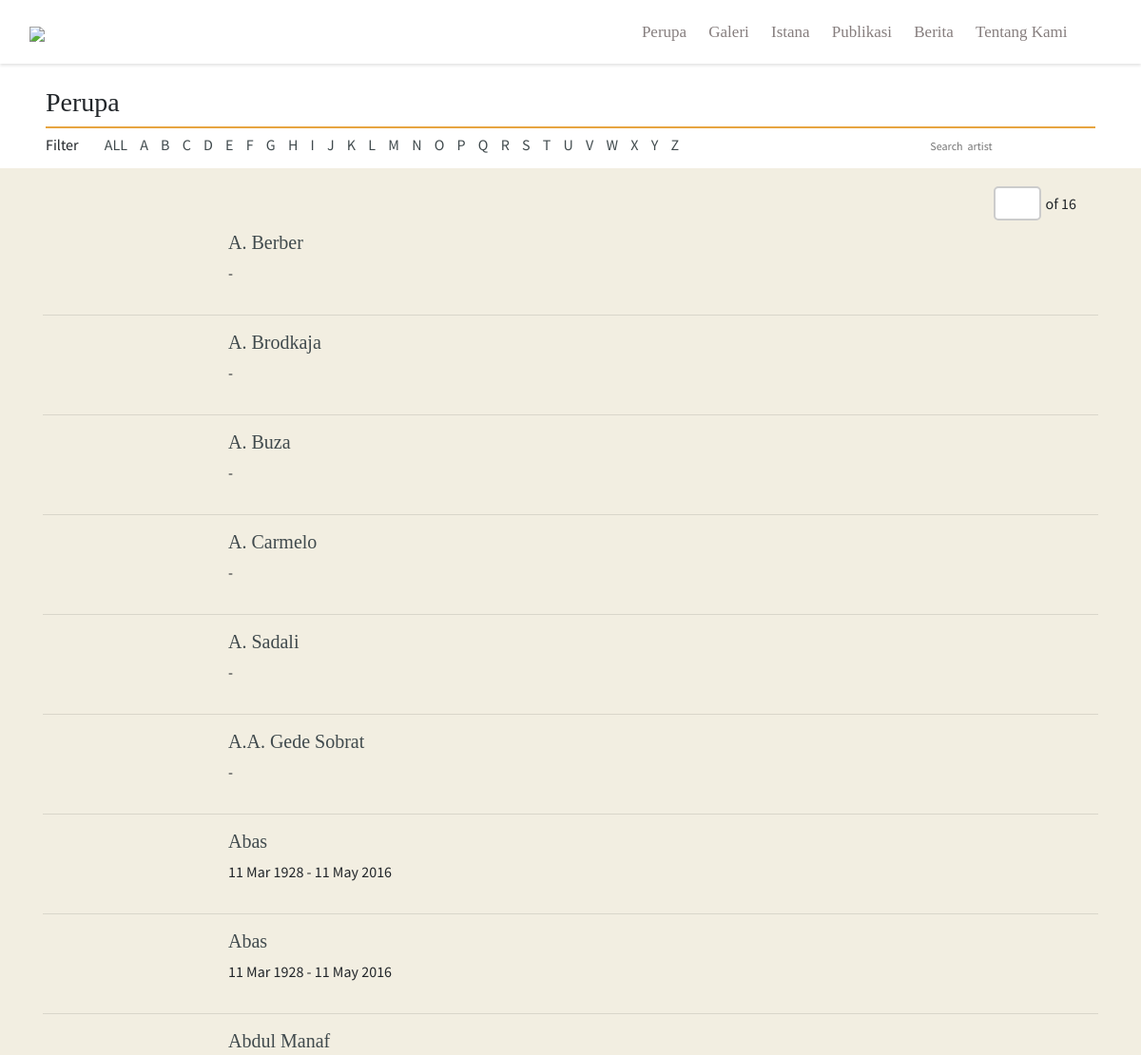
The app's page /koleksi/lukisan/ (upper part), older data.
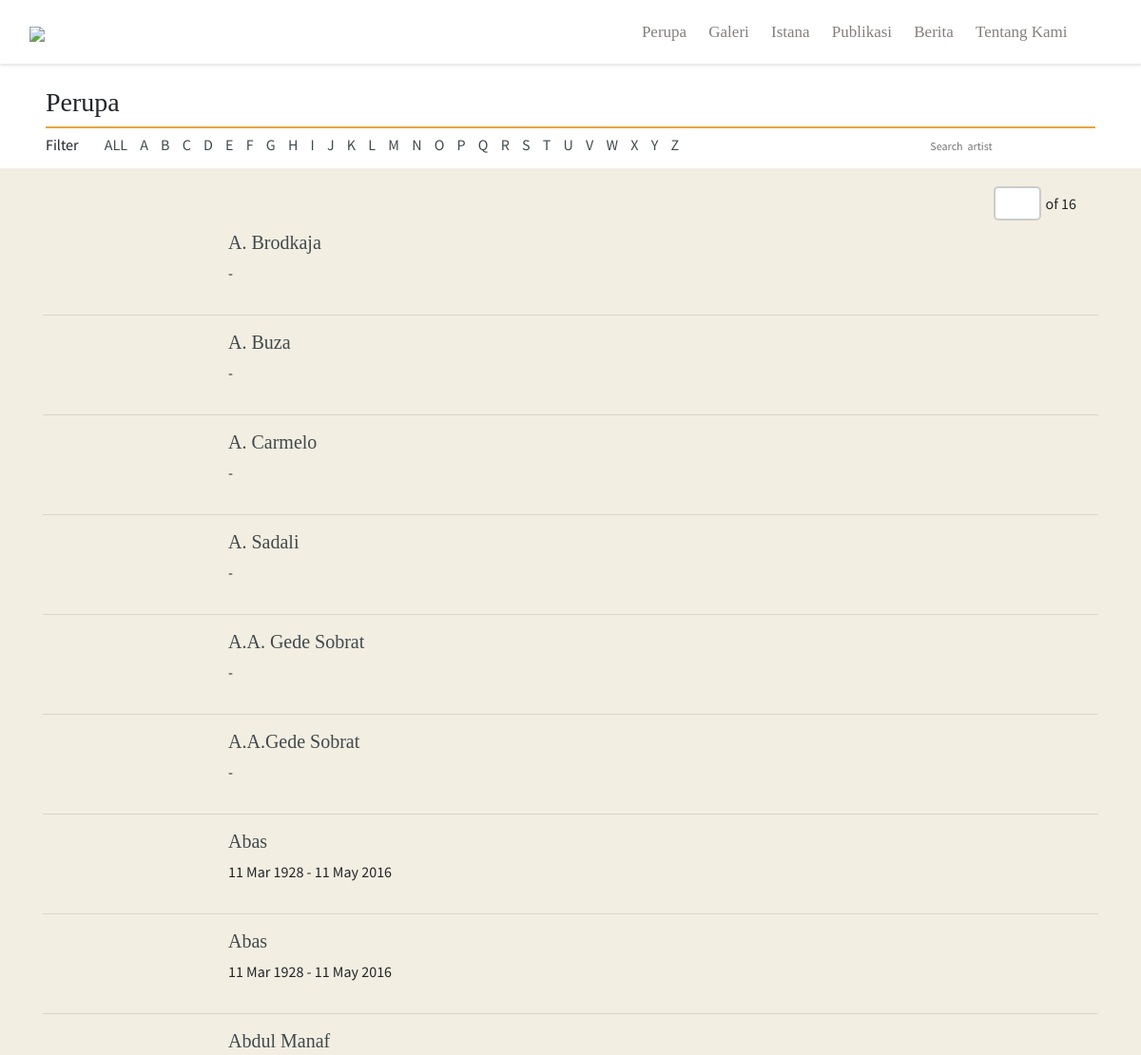
The same page, newer data.
### singgasanaseni/models.py (models this page shows, shortened)
class perupa(models.Model):
    PERUPA_CHOICES = (
        ('Pelukis', 'Pelukis'),
        ('Pematung', 'Pematung'),
        ('Pengrajin', 'Pengrajin'),
    )
    Nama = models.CharField(max_length=50)
    Panggilan = models.CharField(max_length=50, null=True, blank= True)
    Alamat = models.TextField(null=True, blank=True)
    Tempat_Lahir = models.CharField(max_length=50, null=True, blank=True)
    Tanggal_Lahir = models.DateField(null=True, blank=True)
    Tempat_Wafat = models.CharField(max_length=50, null=True, blank=True)
    Tanggal_Wafat = models.DateField(null=True, blank=True)
    Kategori = models.CharField(max_length=10, choices=PERUPA_CHOICES, default=True)
    Keterangan = models.TextField(null=True, blank=True)
    Description = models.TextField(null=True, blank=True)
    Gambar = models.FileField(upload_to='perupa/', blank=True, null=True)
    Upload_date = models.DateTimeField(auto_now_add=True)
    object  = PerupaManager()

### singgasanaseni/views.py (the view)
# urls.py: path('koleksi/lukisan/', singgasanaseniviews.PerupaList, name='Perupa-list'),
def PerupaList(request):
	Perupa = perupa.object.filter(Kategori='Pelukis').order_by('Panggilan')
	query = request.GET.get("q")
	if query:
		Perupa1 = Perupa.filter(Nama__icontains=query)
	Page_request_var = "page"
	paginator = Paginator(Perupa, 20)
	page = request.GET.get(Page_request_var)
	try:
		Perupa1 = paginator.page(page)
	except PageNotAnInteger:
		Perupa1 = paginator.page(1)
	except EmptyPage:
		Perupa1 = paginator.page(paginator.num_pages)
	context = {
		"perupa": Perupa1,
		"page_request_var": Page_request_var
	}
	return render(request, 'perupa/index.html', context)

### singgasanaseni/models.py (called while the page is built)
    def get_queryset(self):
        return PerupaQuerySet(self.model, using=self._db)

### singgasanaseni/templates/perupa/index.html (shortened to what this page needs)
{% extends 'base.html' %}
{% load static %}
{% load svg %}
    {% block content %}
    <article>
      <div class="container-fluid">
          <div class="row">
            <div class="col-md-12 sectionkoleksi">
              <span class="divkoleksi divkarya">
                <h3>Perupa</h3>
              </span>
              <div class="sectionfilter">
                <div class="filterkarya">
                  <label class="filtermenu" style="padding: 0;">Filter</label>
                  <div class="filtermenu">
                    <a href="{% url 'Perupa-list' %}" class="current">ALL</a>
                    <a href="{% url 'A-list' %}">A</a>
                    <a href="{% url 'B-list' %}">B</a>
                    <a href="{% url 'C-list' %}">C</a>
                    <a href="{% url 'D-list' %}">D</a>
                    <a href="{% url 'E-list' %}">E</a>
                    <a href="{% url 'F-list' %}">F</a>
                    <a href="{% url 'G-list' %}" >G</a>
                    <a href="{% url 'H-list' %}" >H</a>
                    <a href="{% url 'I-list' %}" >I</a>
                    <a href="{% url 'J-list' %}" >J</a>
                    <a href="{% url 'K-list' %}" >K</a>
                    <a href="{% url 'L-list' %}" >L</a>
                    <a href="{% url 'M-list' %}" >M</a>
                    <a href="{% url 'N-list' %}" >N</a>
                    <a href="{% url 'O-list' %}" >O</a>
                    <a href="{% url 'P-list' %}" >P</a>
                    <a href="{% url 'Q-list' %}" >Q</a>
                    <a href="{% url 'R-list' %}" >R</a>
                    <a href="{% url 'S-list' %}" >S</a>
                    <a href="{% url 'T-list' %}" >T</a>
                    <a href="{% url 'U-list' %}" >U</a>
                    <a href="{% url 'V-list' %}" >V</a>
                    <a href="{% url 'W-list' %}" >W</a>
                    <a href="{% url 'X-list' %}" >X</a>
                    <a href="{% url 'Y-list' %}" >Y</a>
                    <a href="{% url 'Z-list' %}" >Z</a>
                  </div>
                </div>
                <div class="formsearchkarya">
                  <form>
                    <form method="GET" action="">
                        <input type="text" name="q" placeholder="Search  artist">
                        <i class="fa fa-search" aria-hidden="true"></i>
                    </form>
                  </form>
                </div>
              </div>
            </div>
          </div>
          <div class="row bgkarya">
             <div class="col-md-12 sectionkoleksi">
              <span class="divkoleksi" style="border: none;">
                <span class="pagingkarya">
                    <ul class="pagination">
                    <form method="GET" >
                        <input type="number" name="page" id="formpage">
                    </form>  <p style="margin-top: auto; margin-bottom: auto;">of {{ perupa.paginator.num_pages }}</p>
                        {% if perupa.has_next %}
                            <a href="?page={{ perupa.next_page_number }}" style="width: 20px; height: auto">{% svg 'next' %}</a>
                        {% endif %}
                     </ul>
                </span>
              </span>
            </div>
           <div class="container">
            {% for Perupa in perupa.object_list %}
            <div class="{{ Perupa.Panggilan | slice:"1" | lower }}">
                <div class="row col-md-12">
                    <div class="col-md-2">
                    </div>
                    <div class="col-md-7">
                        <h3>
                            <a href="/perupa/{{ Perupa.id }}">{{ Perupa.Panggilan }}</a>
                        </h3>
                        <p>{{ Perupa.Tanggal_Lahir |date:"d M Y" }} - {{ Perupa.Tanggal_Wafat |date:"d M Y" }}</p>
                    </div>
                </div>
              <hr>
            </div>
               {% endfor %}
          </div>
      </div>
    </article>
    {% endblock %}

### singgasanaseni/templates/base.html (shortened to what this page needs)
{% load static %}
{% load i18n %}
<!DOCTYPE html>
<html lang="en">
  <head>
    <link href="{% static 'vendor/bootstrap/css/bootstrap.min.css' %}" rel="stylesheet">
    <link href="{% static 'css/animate.css' %}" rel="stylesheet"  />
    <link rel="stylesheet" href="{% static 'css/style.css' %}" />
    <link href="{% static 'vendor/fontawesome-free/css/all.min.css' %}" rel="stylesheet" type="text/css">
    <link href="{% static 'vendor/simple-line-icons/css/simple-line-icons.css' %}" rel="stylesheet">
    <link href="{% static 'css/stylish-portfolio.min.css' %}" rel="stylesheet">
  </head>
   <body id="page-top">
      <nav class="navbar cbp-hsmenu-wrapper" id="cbp-hsmenu-wrapper">
        <div class="container-fluid">
           <div class="navbar-header">
            <a class="navbar-brand" href="/">
              <img src="{% static 'img/logo.jpg' %}">
            </a>
          </div>
          <div class="cbp-hsinner">
            <ul class="cbp-hsmenu" id="menuall">
              <li>
                <a href="#">Perupa</a>
              </li>
              <li><a href="{% url 'karya-list' %}">Galeri</a></li>
              <li>
                <a href="#">Istana</a>
              </li>
              <li><a href="#">Publikasi</a></li>
              <li><a href="{% url 'berita-list' %}">Berita</a></li>
              <li><a href="{% url 'tentang-kami' %}">Tentang Kami</a></li>
              <li><a href="{% url 'searching' %}"><i class="fa fa-search"></i></a></li>
            </ul>
            </div>
          </div>
        </nav>
        {% block content %}{% endblock %}
  </body>
</html>

### static/css/style.css (style rules this page uses)
.pagination { display: flex; }
.pagination a { color: black; float: left; padding: 3px 3px; text-decoration: none; border-radius: 5px; }
#formpage { width: 50px; padding: 4px 5px; margin: -5px 5px; box-sizing: border-box; border: 2px solid #ccc; border-radius: 5px; -webkit-transition: 0.5s; transition: 0.5s; outline: none; font-family: sans-serif; }

Row changes from the older to the newer data that the page shows:
no longer on this page (row edited): perupa: Panggilan "A. Berber"
now on this page (row edited): perupa: Panggilan "A.A.Gede Sobrat"
